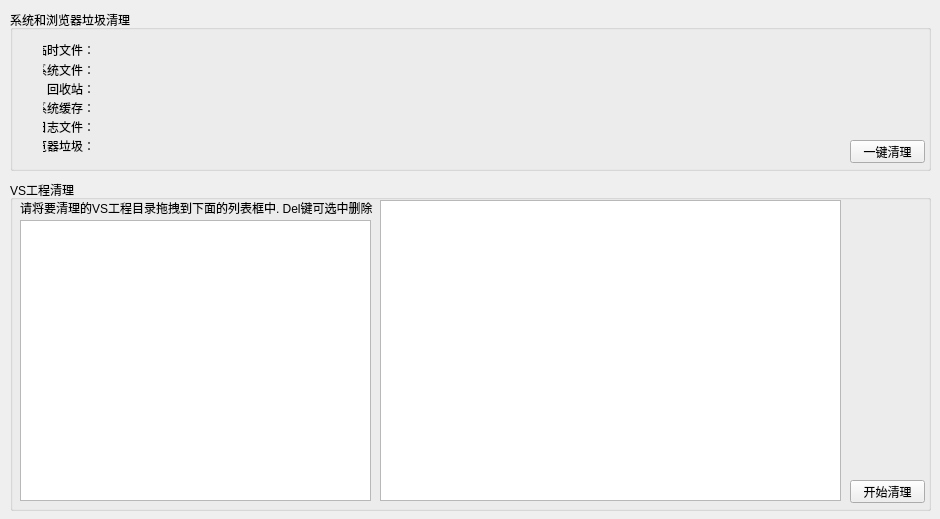
<?xml version="1.0" encoding="UTF-8"?>
<ui version="4.0">
 <class>CleanTrashTabWidget</class>
 <widget class="QWidget" name="CleanTrashTabWidget">
  <property name="geometry">
   <rect>
    <x>0</x>
    <y>0</y>
    <width>940</width>
    <height>519</height>
   </rect>
  </property>
  <property name="windowTitle">
   <string>CleanTrashTabWidget</string>
  </property>
  <widget class="QGroupBox" name="groupBox">
   <property name="geometry">
    <rect>
     <x>10</x>
     <y>10</y>
     <width>921</width>
     <height>161</height>
    </rect>
   </property>
   <property name="title">
    <string>系统和浏览器垃圾清理</string>
   </property>
   <widget class="QPushButton" name="psBtnClnSysAndBrws">
    <property name="geometry">
     <rect>
      <x>840</x>
      <y>130</y>
      <width>75</width>
      <height>23</height>
     </rect>
    </property>
    <property name="text">
     <string>一键清理</string>
    </property>
   </widget>
   <widget class="QWidget" name="">
    <property name="geometry">
     <rect>
      <x>22</x>
      <y>22</y>
      <width>74</width>
      <height>131</height>
     </rect>
    </property>
    <layout class="QVBoxLayout" name="verticalLayout">
     <item>
      <widget class="QLabel" name="label_2">
       <property name="text">
        <string>临时文件：</string>
       </property>
       <property name="alignment">
        <set>Qt::AlignRight|Qt::AlignTrailing|Qt::AlignVCenter</set>
       </property>
      </widget>
     </item>
     <item>
      <widget class="QLabel" name="label_3">
       <property name="text">
        <string>系统文件：</string>
       </property>
       <property name="alignment">
        <set>Qt::AlignRight|Qt::AlignTrailing|Qt::AlignVCenter</set>
       </property>
      </widget>
     </item>
     <item>
      <widget class="QLabel" name="label_4">
       <property name="text">
        <string> 回收站：</string>
       </property>
       <property name="alignment">
        <set>Qt::AlignRight|Qt::AlignTrailing|Qt::AlignVCenter</set>
       </property>
      </widget>
     </item>
     <item>
      <widget class="QLabel" name="label_5">
       <property name="text">
        <string>系统缓存：</string>
       </property>
       <property name="alignment">
        <set>Qt::AlignRight|Qt::AlignTrailing|Qt::AlignVCenter</set>
       </property>
      </widget>
     </item>
     <item>
      <widget class="QLabel" name="label_6">
       <property name="text">
        <string>日志文件：</string>
       </property>
       <property name="alignment">
        <set>Qt::AlignRight|Qt::AlignTrailing|Qt::AlignVCenter</set>
       </property>
      </widget>
     </item>
     <item>
      <widget class="QLabel" name="label_7">
       <property name="text">
        <string>浏览器垃圾：</string>
       </property>
       <property name="alignment">
        <set>Qt::AlignRight|Qt::AlignTrailing|Qt::AlignVCenter</set>
       </property>
      </widget>
     </item>
    </layout>
   </widget>
   <widget class="QWidget" name="">
    <property name="geometry">
     <rect>
      <x>100</x>
      <y>20</y>
      <width>731</width>
      <height>131</height>
     </rect>
    </property>
    <layout class="QVBoxLayout" name="verticalLayout_2">
     <item>
      <widget class="QLabel" name="labelTmpFiles">
       <property name="text">
        <string/>
       </property>
      </widget>
     </item>
     <item>
      <widget class="QLabel" name="labelSystemFiles">
       <property name="text">
        <string/>
       </property>
      </widget>
     </item>
     <item>
      <widget class="QLabel" name="labelRecyBinFiles">
       <property name="text">
        <string/>
       </property>
      </widget>
     </item>
     <item>
      <widget class="QLabel" name="labelSysCacheFiles">
       <property name="text">
        <string/>
       </property>
      </widget>
     </item>
     <item>
      <widget class="QLabel" name="labelLogFiles">
       <property name="text">
        <string/>
       </property>
      </widget>
     </item>
     <item>
      <widget class="QLabel" name="labelBrowserCache">
       <property name="text">
        <string/>
       </property>
      </widget>
     </item>
    </layout>
   </widget>
  </widget>
  <widget class="QGroupBox" name="groupBox_2">
   <property name="geometry">
    <rect>
     <x>10</x>
     <y>180</y>
     <width>921</width>
     <height>331</height>
    </rect>
   </property>
   <property name="title">
    <string>VS工程清理</string>
   </property>
   <widget class="QListWidget" name="listWidgetVSPath">
    <property name="geometry">
     <rect>
      <x>10</x>
      <y>40</y>
      <width>351</width>
      <height>281</height>
     </rect>
    </property>
    <property name="editTriggers">
     <set>QAbstractItemView::NoEditTriggers</set>
    </property>
    <property name="selectionMode">
     <enum>QAbstractItemView::ExtendedSelection</enum>
    </property>
    <property name="sortingEnabled">
     <bool>true</bool>
    </property>
   </widget>
   <widget class="QLabel" name="label">
    <property name="geometry">
     <rect>
      <x>10</x>
      <y>20</y>
      <width>371</width>
      <height>16</height>
     </rect>
    </property>
    <property name="text">
     <string>请将要清理的VS工程目录拖拽到下面的列表框中. Del键可选中删除</string>
    </property>
   </widget>
   <widget class="QTextBrowser" name="textBrwVSDelFile">
    <property name="geometry">
     <rect>
      <x>370</x>
      <y>20</y>
      <width>461</width>
      <height>301</height>
     </rect>
    </property>
   </widget>
   <widget class="QPushButton" name="psBtnCleanVSprj">
    <property name="geometry">
     <rect>
      <x>840</x>
      <y>300</y>
      <width>75</width>
      <height>23</height>
     </rect>
    </property>
    <property name="text">
     <string>开始清理</string>
    </property>
   </widget>
  </widget>
 </widget>
 <layoutdefault spacing="6" margin="11"/>
 <resources/>
 <connections>
  <connection>
   <sender>psBtnClnSysAndBrws</sender>
   <signal>clicked()</signal>
   <receiver>CleanTrashTabWidget</receiver>
   <slot>onPsBtnClnSysAndBrwsClicked()</slot>
   <hints>
    <hint type="sourcelabel">
     <x>916</x>
     <y>150</y>
    </hint>
    <hint type="destinationlabel">
     <x>933</x>
     <y>152</y>
    </hint>
   </hints>
  </connection>
  <connection>
   <sender>psBtnCleanVSprj</sender>
   <signal>clicked()</signal>
   <receiver>CleanTrashTabWidget</receiver>
   <slot>onpsBtnCleanVSprjClicked()</slot>
   <hints>
    <hint type="sourcelabel">
     <x>906</x>
     <y>491</y>
    </hint>
    <hint type="destinationlabel">
     <x>936</x>
     <y>475</y>
    </hint>
   </hints>
  </connection>
 </connections>
 <slots>
  <slot>onPsBtnClnSysAndBrwsClicked()</slot>
  <slot>onpsBtnCleanVSprjClicked()</slot>
 </slots>
</ui>
